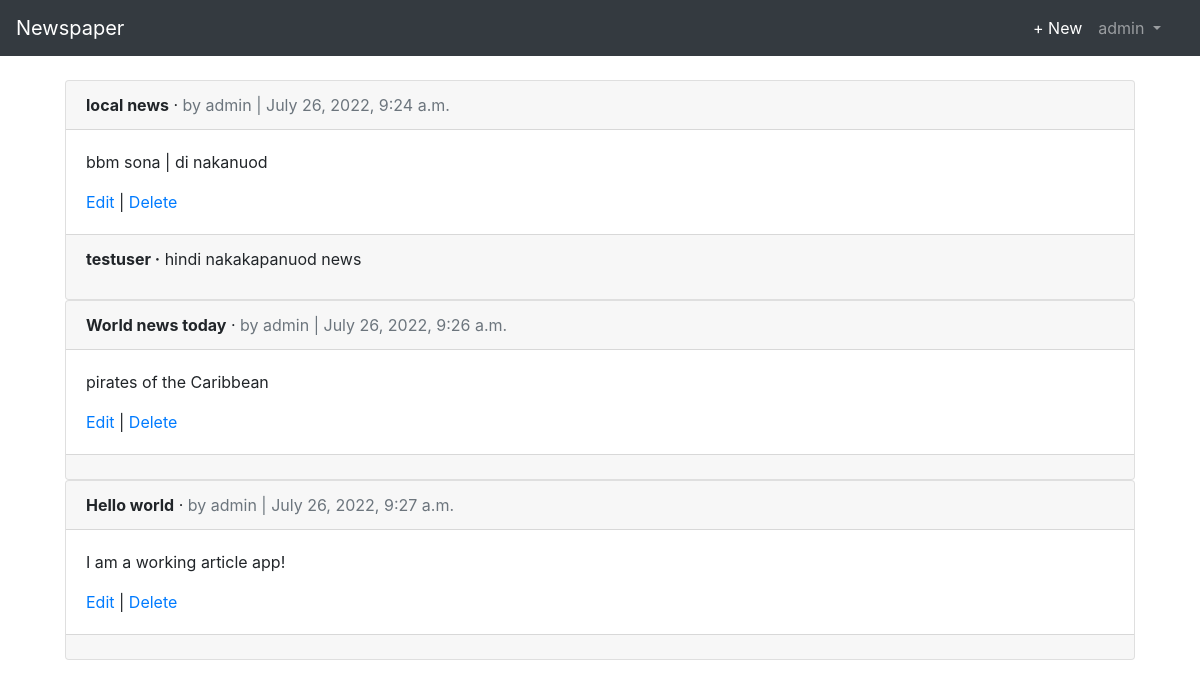
The page /articles/ (signed in) on the database its author committed.
### users/models.py (models this page shows)
class CustomUser(AbstractUser):
    age = models.PositiveIntegerField(null=True, blank=True)

### articles/models.py (models this page shows, shortened)
class Article(models.Model):
    title = models.CharField(max_length=255)
    body = models.TextField()
    date = models.DateTimeField(auto_now_add=True)
    author = models.ForeignKey(
        get_user_model(),
        on_delete = models.CASCADE,
    )

class Comment(models.Model):
    article = models.ForeignKey(
        Article,
        on_delete = models.CASCADE,
        related_name='comments',)
    comment =  models.CharField(max_length=140)
    author = models.ForeignKey(
        get_user_model(),
        on_delete=models.CASCADE,
        related_name='comments',
    )
    def __str__(self):
        return self.comment

### articles/views.py (the view)
# urls.py: path('',ArticleListView.as_view(),name='article_list'),
class ArticleListView(LoginRequiredMixin,ListView):
    model = Article
    template_name = 'article_list.html'
    login_url = 'login'

### users/templates/article_list.html (shortened to what this page needs)
{% extends 'base.html' %}
{% block content %}
    {% for article in object_list %}
        <div class="card">
            <div class="card-header">
                <span class="font-weight-bold">{{article.title}}</span> &middot;
                <span class="text-muted">by {{article.author}} | {{article.date}}</span>
            </div>
            <div class="card-body">
                <p>{{article.body}}</p>
                <a href="{% url 'article_edit' article.pk %}">Edit</a> |
                <a href="{% url 'article_delete' article.pk %}">Delete</a>
            </div>
            <div class="card-footer">
               {% for comment in article.comments.all %}
                    <p>
                        <span class="font-weight-bold">{{comment.author}} &middot;</span>
                        {{comment}}
                    </p>
               {% endfor %}
            </div>
        </div>
    {% endfor %}
{% endblock content %}

### users/templates/base.html (shortened to what this page needs)
<!DOCTYPE html>
<link rel="stylesheet" href="https://stackpath.bootstrapcdn.com/bootstrap/5.0.0-alpha1/css/bootstrap.min.css" html>
    <head>
        <link rel="stylesheet" href="https://stackpath.bootstrapcdn.com/bootstrap/4.5.2/css/bootstrap.min.css">
    </head>
    <body>
                <div >
                    <nav class="navbar navbar-expand-sm navbar-dark bg-dark mb-4">
                        <a class="navbar-brand" href="{% url 'home' %}" style="color:white" >Newspaper</a>
                        <div class="container-fluid">
                            <div class="collapse navbar-collapse" id="navbarCollapse">
                                {% if user.is_authenticated %}
                                    <ul class="navbar-nav ml-auto">
                                        <li class="nav-item active">
                                            <li class="nav-item active ">
                                            <a class="nav-link" aria-current="page"
                                                href="{% url 'article_new'%}"
                                                style="color:white">+ New</a></li>
                                            <a class="nav-link dropdown-toggle" href="#" id="userMenu"
                                                data-toggle="dropdown"
                                                aria-haspopup="true"
                                                aria-expanded="false">
                                                {{user.username}}
                                            </a>
                                        </li>
                                    </ul>
                               {% endif %}
                            </div>
                        </div>
                    </nav>
                </div>
                <div style="padding-left: 65px;padding-right:65px">
                    {% block content %}
                    {% endblock content %}
                </div>
    </body>
</html>

### rows shown on the page
CustomUser: username "admin"
Article: title "local news", author "admin", date "July 26, 2022, 9:24 a.m.", body "bbm sona | di nakanuod"
Comment: author "testuser", comment "hindi nakakapanuod news"
Article: title "World news today", author "admin", date "July 26, 2022, 9:26 a.m.", body "pirates of the Caribbean"
Article: title "Hello world", author "admin", date "July 26, 2022, 9:27 a.m.", body "I am a working article app!"
